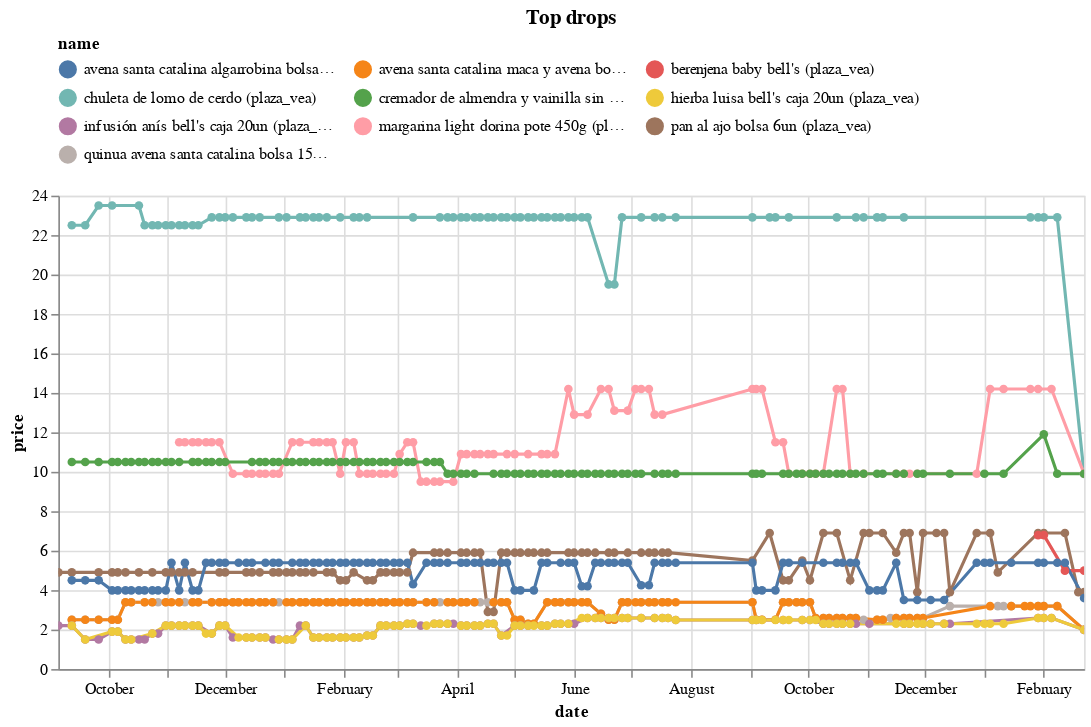

Notebook source saved alongside this figure:
### Code cell
(top_changes
 .sort_values('change')
 .head(10)
 .pipe(plot_changes, 'Top drops')
)

### Figure 1 — Vega-Lite specification as saved in the notebook (floating-point values rounded to 4 significant figures; data arrays with more than 128 entries replaced by an {"elided": "..."} marker saying what was removed)
{"config": {"view": {"continuousWidth": 300, "continuousHeight": 300}, "legend": {"columns": 3, "orient": "top"}}, "data": {"name": "data-103d0e044e88cc30de9ab223a5dfa908"}, "mark": {"type": "line", "point": true}, "encoding": {"color": {"field": "name", "scale": {"domain": ["avena santa catalina algarrobina bolsa 280g (plaza_vea)", "avena santa catalina maca y avena bolsa 150g (plaza_vea)", "berenjena baby bell's (plaza_vea)", "chuleta de lomo de cerdo (plaza_vea)", "cremador de almendra y vainilla sin azúcar nature's heart tetrapack 500ml (plaza_vea)", "hierba luisa bell's caja 20un (plaza_vea)", "infusión anís bell's caja 20un (plaza_vea)", "margarina light dorina pote 450g (plaza_vea)", "pan al ajo bolsa 6un (plaza_vea)", "quinua avena santa catalina bolsa 150g (plaza_vea)"]}, "type": "nominal"}, "tooltip": [{"field": "name", "type": "nominal"}, {"field": "price", "type": "quantitative"}, {"field": "last_price", "type": "quantitative"}], "x": {"field": "date", "type": "temporal"}, "y": {"field": "price", "type": "quantitative"}}, "params": [{"name": "param_3", "select": {"type": "point", "fields": ["name"]}, "bind": "legend"}, {"name": "param_4", "select": {"type": "interval", "encodings": ["x", "y"]}, "bind": "scales"}], "title": "Top drops", "transform": [{"filter": {"param": "param_3"}}], "width": 650, "$schema": "https://vega.github.io/schema/vega-lite/v5.16.3.json", "datasets": {"data-103d0e044e88cc30de9ab223a5dfa908": {"elided": "908 records"}}}
